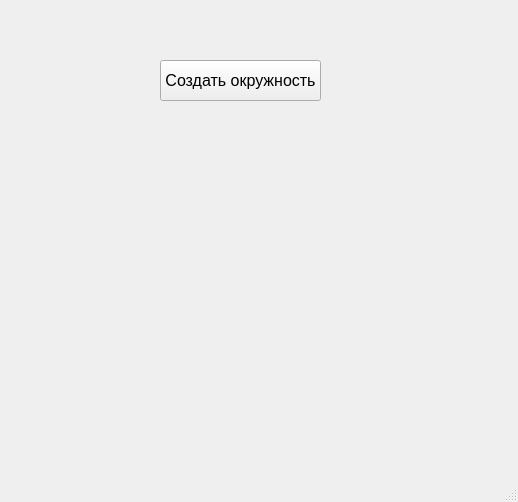
<?xml version="1.0" encoding="UTF-8"?>
<ui version="4.0">
 <class>MainWindow</class>
 <widget class="QMainWindow" name="MainWindow">
  <property name="geometry">
   <rect>
    <x>0</x>
    <y>0</y>
    <width>518</width>
    <height>502</height>
   </rect>
  </property>
  <property name="font">
   <font>
    <pointsize>12</pointsize>
   </font>
  </property>
  <property name="windowTitle">
   <string>MainWindow</string>
  </property>
  <widget class="QWidget" name="centralwidget">
   <widget class="QPushButton" name="pB_create_circle">
    <property name="geometry">
     <rect>
      <x>160</x>
      <y>60</y>
      <width>161</width>
      <height>41</height>
     </rect>
    </property>
    <property name="text">
     <string>Создать окружность</string>
    </property>
   </widget>
  </widget>
  <widget class="QMenuBar" name="menubar">
   <property name="geometry">
    <rect>
     <x>0</x>
     <y>0</y>
     <width>518</width>
     <height>27</height>
    </rect>
   </property>
  </widget>
  <widget class="QStatusBar" name="statusbar"/>
 </widget>
 <resources/>
 <connections/>
</ui>
